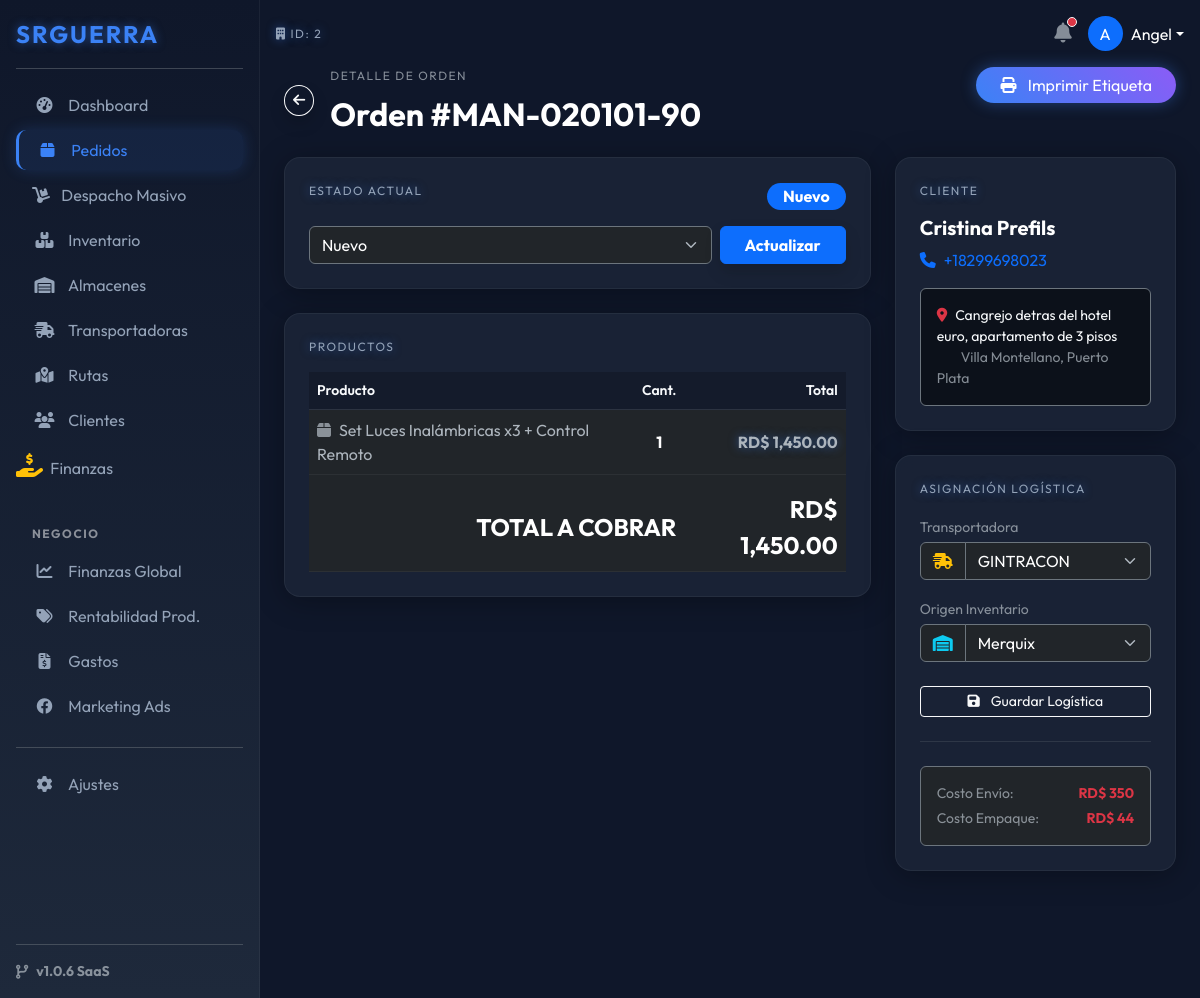
Screenshot of /index.php?ruta=pedidos/ver&id=20 (signed in) with the database file from the repository.
### tables this page shows
CREATE TABLE `pedidos` (
  `id` int(11) NOT NULL,
  `empresa_id` int(11) NOT NULL,
  `cliente_id` int(11) NOT NULL,
  `transportadora_id` int(11) DEFAULT NULL,
  `almacen_id` int(11) DEFAULT NULL,
  `shopify_order_id` bigint(20) DEFAULT NULL,
  `origen` varchar(50) DEFAULT 'Manual',
  `numero_orden` varchar(50) NOT NULL,
  `estado_interno` enum('Nuevo','Confirmado','En Ruta','Entregado','Devuelto','Rechazado','Cancelado') DEFAULT 'Nuevo',
  `total_venta` decimal(10,2) NOT NULL,
  `costo_envio_real` decimal(10,2) DEFAULT 0.00,
  `costo_empaque_real` decimal(10,2) DEFAULT 0.00,
  `notas_internas` text DEFAULT NULL,
  `motivo_rechazo` text DEFAULT NULL,
  `guia_transporte` varchar(100) DEFAULT NULL,
  `fecha_creacion` datetime DEFAULT current_timestamp(),
  `fecha_entrega` datetime DEFAULT NULL,
  `fecha_actualizacion` datetime DEFAULT NULL
);

CREATE TABLE `pedidos_detalle` (
  `id` int(11) NOT NULL,
  `pedido_id` int(11) NOT NULL,
  `producto_id` int(11) DEFAULT NULL,
  `nombre_producto` varchar(255) NOT NULL,
  `cantidad` int(11) NOT NULL,
  `precio_unitario` decimal(10,2) NOT NULL,
  `costo_unitario` decimal(10,2) DEFAULT 0.00
);

CREATE TABLE `clientes` (
  `id` int(11) NOT NULL,
  `empresa_id` int(11) NOT NULL,
  `nombre` varchar(150) NOT NULL,
  `telefono` varchar(50) NOT NULL,
  `email` varchar(150) DEFAULT NULL,
  `provincia` varchar(100) DEFAULT NULL,
  `ciudad` varchar(100) DEFAULT NULL,
  `direccion` text DEFAULT NULL,
  `shopify_customer_id` bigint(20) DEFAULT NULL
);

CREATE TABLE `transportadoras` (
  `id` int(11) NOT NULL,
  `empresa_id` int(11) NOT NULL,
  `nombre` varchar(100) NOT NULL,
  `codigo_acceso` varchar(50) DEFAULT NULL,
  `pin_acceso` varchar(255) DEFAULT NULL,
  `costo_envio_fijo` decimal(10,2) DEFAULT 0.00,
  `activo` tinyint(1) DEFAULT 1
);

CREATE TABLE `almacenes` (
  `id` int(11) NOT NULL,
  `empresa_id` int(11) NOT NULL,
  `nombre` varchar(100) NOT NULL,
  `ubicacion` varchar(255) DEFAULT NULL,
  `costo_empaque` decimal(10,2) DEFAULT 0.00,
  `activo` tinyint(1) DEFAULT 1
);

### modules/pedidos/ver.php (the view, shortened to what this page needs)
<?php
$pedido_id = isset($_GET['id']) ? (int)$_GET['id'] : 0;
$empresa_id = $_SESSION['empresa_id'];
$sql = "SELECT p.*,
               c.nombre as cli_nombre, c.telefono as cli_telefono, c.direccion as cli_direccion,
               c.ciudad as cli_ciudad, c.provincia as cli_provincia,
               t.nombre as trans_nombre,
               a.nombre as almacen_nombre
        FROM pedidos p
        LEFT JOIN clientes c ON p.cliente_id = c.id
        LEFT JOIN transportadoras t ON p.transportadora_id = t.id
        LEFT JOIN almacenes a ON p.almacen_id = a.id
        WHERE p.id = ? AND p.empresa_id = ?";
$stmt = $pdo->prepare($sql);
$stmt->execute([$pedido_id, $empresa_id]);
$pedido = $stmt->fetch();
$lista_trans = $pdo->query("SELECT * FROM transportadoras WHERE empresa_id = $empresa_id AND activo = 1")->fetchAll();
$lista_alm = $pdo->query("SELECT * FROM almacenes WHERE empresa_id = $empresa_id AND activo = 1")->fetchAll();
$stmt_det = $pdo->prepare("SELECT * FROM pedidos_detalle WHERE pedido_id = ?");
$stmt_det->execute([$pedido_id]);
$detalles = $stmt_det->fetchAll();
?>
<div class="row mb-4">
    <div class="col-md-6 d-flex align-items-center">
        <a href="index.php?ruta=pedidos" class="btn btn-outline-light btn-sm me-3 rounded-circle shadow"><i class="fas fa-arrow-left"></i></a>
        <div>
            <span class="h-label text-muted">DETALLE DE ORDEN</span>
            <h2 class="fw-bold text-white mb-0">Orden #<?php echo htmlspecialchars($pedido['numero_orden']); ?></h2>
        </div>
    </div>
    <div class="col-md-6 text-end">
        <a href="index.php?ruta=imprimir-etiqueta&id=<?php echo $pedido['id']; ?>" target="_blank" class="btn btn-outline-warning rounded-pill px-4 btn-glow">
            <i class="fas fa-print me-2"></i> Imprimir Etiqueta
        </a>
    </div>
</div>
<div class="row g-4">
    <div class="col-lg-8">
        <div class="card-glass p-4 mb-4">
            <div class="d-flex justify-content-between align-items-center mb-3">
                <span class="h-label text-neon">ESTADO ACTUAL</span>
                <?php
                $es_devuelto = ($pedido['estado_interno'] == 'Devuelto');
                $badge_color = $es_devuelto ? 'bg-danger' : 'bg-primary';
                ?>
                <span class="badge <?php echo $badge_color; ?> fs-6 px-3 rounded-pill"><?php echo $pedido['estado_interno']; ?></span>
            </div>
            <form action="index.php?ruta=actualizar-estado-pedido" method="POST" class="d-flex gap-2">
                <div class="flex-grow-1">
                    <select name="nuevo_estado" class="form-select bg-dark text-white border-secondary">
                        <option value="Nuevo" <?php echo $pedido['estado_interno'] == 'Nuevo' ? 'selected' : ''; ?>>Nuevo</option>
                    </select>
                </div>
                <?php if ($es_devuelto): ?>
                    <button type="button" class="btn btn-secondary fw-bold px-4" disabled><i class="fas fa-lock me-2"></i> Bloqueado</button>
                <?php else: ?>
                    <button type="submit" class="btn btn-primary fw-bold px-4 shadow">Actualizar</button>
                <?php endif; ?>
            </form>
        </div>
        <div class="card-glass p-4">
            <span class="h-label text-neon mb-3">PRODUCTOS</span>
            <div class="table-responsive">
                <table class="table table-dark-custom align-middle mb-0">
                    <thead>
                        <tr class="text-muted small">
                            <th>Producto</th>
                            <th class="text-center">Cant.</th>
                            <th class="text-end">Total</th>
                        </tr>
                    </thead>
                    <tbody>
                        <?php foreach ($detalles as $d): ?>
                            <tr>
                                <td><i class="fas fa-box me-2 text-muted"></i><?php echo $d['nombre_producto']; ?></td>
                                <td class="text-center fw-bold text-white"><?php echo $d['cantidad']; ?></td>
                                <td class="text-end fw-bold text-neon">RD$ <?php echo number_format($d['precio_unitario'] * $d['cantidad'], 2); ?></td>
                            </tr>
                        <?php endforeach; ?>
                    </tbody>
                    <tfoot class="border-top border-secondary">
                        <tr>
                            <td colspan="2" class="text-end text-white fs-4 fw-bold pt-3">TOTAL A COBRAR</td>
                            <td class="text-end text-white fs-4 fw-bold pt-3">RD$ <?php echo number_format($pedido['total_venta'], 2); ?></td>
                        </tr>
                    </tfoot>
                </table>
            </div>
        </div>
    </div>
    <div class="col-lg-4">
        <div class="card-glass p-4 mb-4">
            <span class="h-label text-neon mb-3">CLIENTE</span>
            <?php if ($pedido['cli_nombre']): ?>
                <h5 class="text-white fw-bold"><?php echo $pedido['cli_nombre']; ?></h5>
                <p class="text-primary mb-3"><i class="fas fa-phone me-2"></i><?php echo $pedido['cli_telefono']; ?></p>
                <div class="p-3 bg-black bg-opacity-50 rounded border border-secondary small">
                    <i class="fas fa-map-marker-alt text-danger me-2"></i><?php echo $pedido['cli_direccion']; ?><br>
                    <span class="text-muted ms-4"><?php echo $pedido['cli_ciudad']; ?>, <?php echo $pedido['cli_provincia']; ?></span>
                </div>
            <?php else: ?>
                <div class="alert alert-warning small">Cliente eliminado.</div>
            <?php endif; ?>
        </div>
        <div class="card-glass p-4">
            <span class="h-label text-neon mb-3">ASIGNACIÓN LOGÍSTICA</span>
            <form action="index.php?ruta=guardar-pedido" method="POST">
                <div class="mb-3">
                    <label class="text-muted small mb-1">Transportadora</label>
                    <div class="input-group">
                        <span class="input-group-text bg-dark border-secondary text-warning"><i class="fas fa-shipping-fast"></i></span>
                        <select name="transportadora_id" class="form-select bg-dark text-white border-secondary">
                            <?php foreach ($lista_trans as $t): ?>
                                <option value="<?php echo $t['id']; ?>" <?php echo ($pedido['transportadora_id'] == $t['id']) ? 'selected' : ''; ?>>
                                    <?php echo $t['nombre']; ?>
                                </option>
                            <?php endforeach; ?>
                        </select>
                    </div>
                </div>
                <div class="mb-4">
                    <label class="text-muted small mb-1">Origen Inventario</label>
                    <div class="input-group">
                        <span class="input-group-text bg-dark border-secondary text-info"><i class="fas fa-warehouse"></i></span>
                        <select name="almacen_id" class="form-select bg-dark text-white border-secondary">
                            <?php foreach ($lista_alm as $a): ?>
                                <option value="<?php echo $a['id']; ?>" <?php echo ($pedido['almacen_id'] == $a['id']) ? 'selected' : ''; ?>>
                                    <?php echo $a['nombre']; ?>
                                </option>
                            <?php endforeach; ?>
                        </select>
                    </div>
                </div>
                <?php if(!$es_devuelto): ?>
                <button type="submit" class="btn btn-outline-light w-100 btn-sm">
                    <i class="fas fa-save me-2"></i> Guardar Logística
                </button>
                <?php endif; ?>
            </form>
            <hr class="border-secondary opacity-25 my-4">
            <div class="p-3 bg-dark rounded border border-secondary">
                <div class="d-flex justify-content-between mb-1">
                    <span class="small text-muted">Costo Envío:</span>
                    <span class="small text-danger fw-bold">RD$ <?php echo number_format($pedido['costo_envio_real'], 0); ?></span>
                </div>
                <div class="d-flex justify-content-between">
                    <span class="small text-muted">Costo Empaque:</span>
                    <span class="small text-danger fw-bold">RD$ <?php echo number_format($pedido['costo_empaque_real'], 0); ?></span>
                </div>
            </div>
        </div>
    </div>
</div>
<?php include 'includes/footer.php'; ?>

### assets/css/futuristic.css (style rules this page uses)
:root { --bg-dark: #0f172a; --bg-card: #1e293b; --primary-neon: #3b82f6; --accent-neon: #8b5cf6; --text-main: #f8fafc; --text-muted: #94a3b8; --success-glow: rgba(34, 197, 94, 0.2); --danger-glow: rgba(239, 68, 68, 0.2); }
body { background-color: var(--bg-dark); color: var(--text-main); font-family: 'Outfit', sans-serif; }
.card-glass { background: rgba(30, 41, 59, 0.7); backdrop-filter: blur(10px); -webkit-backdrop-filter: blur(10px); border: 1px solid rgba(255, 255, 255, 0.05); border-radius: 16px; box-shadow: 0 4px 30px rgba(0, 0, 0, 0.3); transition: transform 0.2s; }
.text-neon { color: var(--primary-neon); text-shadow: 0 0 10px rgba(59, 130, 246, 0.5); }
.h-label { font-size: 0.75rem; text-transform: uppercase; letter-spacing: 1.5px; color: var(--text-muted); margin-bottom: 10px; display: block; }
.table-dark-custom { background: transparent; color: var(--text-muted); }
.table-dark-custom th { background: rgba(0,0,0,0.2); color: var(--text-main); border-bottom: 1px solid rgba(255,255,255,0.1); font-weight: 600; }
.table-dark-custom td { border-bottom: 1px solid rgba(255,255,255,0.05); vertical-align: middle; }
.btn-glow { background: linear-gradient(45deg, var(--primary-neon), var(--accent-neon)); border: none; color: white; box-shadow: 0 0 15px rgba(59, 130, 246, 0.4); }

### rows the page displays
pedidos: numero_orden "MAN-020101-90", estado_interno "Nuevo", nuevo_estado "Nuevo", total_venta "1,450.00", cliente.nombre "Cristina Prefils", cliente.telefono "+18299698023", cliente.direccion "Cangrejo detras del hotel euro, apartamento de 3 pisos", cliente.ciudad "Villa Montellano", cliente.provincia "Puerto Plata", transportadora_id "GINTRACON", almacen_id "Merquix", costo_envio_real "350", costo_empaque_real "44"
pedidos_detalle: nombre_producto "Set Luces Inalámbricas x3 + Control Remoto", cantidad "1", $d['precio_unitario'] * $d['cantidad'] "1,450.00"

### other values shown
$_SESSION['empresa_id'] "2"
substr($_SESSION['usuario_nombre'], 0, 1) "A"
explode(' ', $_SESSION['usuario_nombre'])[0] "Angel"
